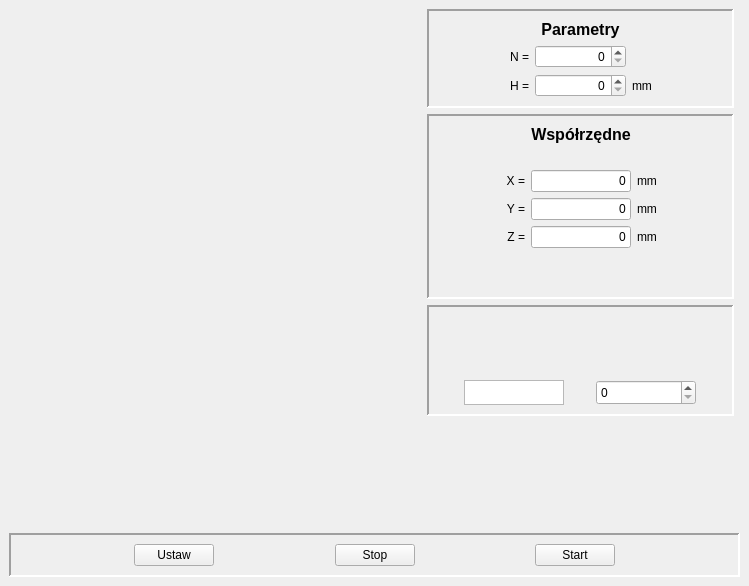
<?xml version="1.0" encoding="UTF-8"?>
<ui version="4.0">
 <class>MainWindow</class>
 <widget class="QMainWindow" name="MainWindow">
  <property name="geometry">
   <rect>
    <x>0</x>
    <y>0</y>
    <width>749</width>
    <height>586</height>
   </rect>
  </property>
  <property name="windowTitle">
   <string>MainWindow</string>
  </property>
  <widget class="QWidget" name="centralwidget">
   <layout class="QGridLayout" name="gridLayout_13">
    <item row="1" column="0" colspan="5">
     <widget class="QFrame" name="frame_14">
      <property name="sizePolicy">
       <sizepolicy hsizetype="Preferred" vsizetype="Fixed">
        <horstretch>0</horstretch>
        <verstretch>0</verstretch>
       </sizepolicy>
      </property>
      <property name="frameShape">
       <enum>QFrame::Panel</enum>
      </property>
      <property name="frameShadow">
       <enum>QFrame::Sunken</enum>
      </property>
      <property name="lineWidth">
       <number>2</number>
      </property>
      <layout class="QHBoxLayout" name="horizontalLayout_7">
       <item>
        <spacer name="horizontalSpacer_6">
         <property name="orientation">
          <enum>Qt::Horizontal</enum>
         </property>
         <property name="sizeType">
          <enum>QSizePolicy::Expanding</enum>
         </property>
         <property name="sizeHint" stdset="0">
          <size>
           <width>20</width>
           <height>20</height>
          </size>
         </property>
        </spacer>
       </item>
       <item>
        <widget class="QPushButton" name="pushButton_ustaw">
         <property name="enabled">
          <bool>true</bool>
         </property>
         <property name="sizePolicy">
          <sizepolicy hsizetype="Minimum" vsizetype="Fixed">
           <horstretch>0</horstretch>
           <verstretch>0</verstretch>
          </sizepolicy>
         </property>
         <property name="text">
          <string>Ustaw</string>
         </property>
        </widget>
       </item>
       <item>
        <spacer name="horizontalSpacer_7">
         <property name="orientation">
          <enum>Qt::Horizontal</enum>
         </property>
         <property name="sizeHint" stdset="0">
          <size>
           <width>40</width>
           <height>20</height>
          </size>
         </property>
        </spacer>
       </item>
       <item>
        <widget class="QPushButton" name="pushButton_stop">
         <property name="sizePolicy">
          <sizepolicy hsizetype="Fixed" vsizetype="Maximum">
           <horstretch>0</horstretch>
           <verstretch>0</verstretch>
          </sizepolicy>
         </property>
         <property name="text">
          <string>Stop</string>
         </property>
        </widget>
       </item>
       <item>
        <spacer name="horizontalSpacer_8">
         <property name="orientation">
          <enum>Qt::Horizontal</enum>
         </property>
         <property name="sizeHint" stdset="0">
          <size>
           <width>40</width>
           <height>20</height>
          </size>
         </property>
        </spacer>
       </item>
       <item>
        <widget class="QPushButton" name="pushButton_start">
         <property name="sizePolicy">
          <sizepolicy hsizetype="Minimum" vsizetype="Fixed">
           <horstretch>0</horstretch>
           <verstretch>0</verstretch>
          </sizepolicy>
         </property>
         <property name="text">
          <string>Start</string>
         </property>
        </widget>
       </item>
       <item>
        <spacer name="horizontalSpacer_9">
         <property name="orientation">
          <enum>Qt::Horizontal</enum>
         </property>
         <property name="sizeHint" stdset="0">
          <size>
           <width>40</width>
           <height>20</height>
          </size>
         </property>
        </spacer>
       </item>
      </layout>
     </widget>
    </item>
    <item row="0" column="3">
     <layout class="QVBoxLayout" name="verticalLayout_13">
      <item>
       <layout class="QVBoxLayout" name="verticalLayout_11">
        <item>
         <widget class="QFrame" name="frame_11">
          <property name="frameShape">
           <enum>QFrame::Panel</enum>
          </property>
          <property name="frameShadow">
           <enum>QFrame::Sunken</enum>
          </property>
          <property name="lineWidth">
           <number>2</number>
          </property>
          <layout class="QGridLayout" name="gridLayout_11">
           <item row="2" column="2">
            <widget class="QLabel" name="_pLabel_H_unit">
             <property name="text">
              <string>mm</string>
             </property>
            </widget>
           </item>
           <item row="2" column="0">
            <widget class="QLabel" name="_pLabel_H">
             <property name="text">
              <string>H =</string>
             </property>
             <property name="alignment">
              <set>Qt::AlignRight|Qt::AlignTrailing|Qt::AlignVCenter</set>
             </property>
            </widget>
           </item>
           <item row="0" column="1">
            <widget class="QLabel" name="_pLabel_Parametry">
             <property name="font">
              <font>
               <pointsize>12</pointsize>
               <weight>75</weight>
               <bold>true</bold>
              </font>
             </property>
             <property name="text">
              <string>Parametry</string>
             </property>
             <property name="alignment">
              <set>Qt::AlignCenter</set>
             </property>
            </widget>
           </item>
           <item row="1" column="0">
            <widget class="QLabel" name="_pLabel_N">
             <property name="text">
              <string>N =</string>
             </property>
             <property name="alignment">
              <set>Qt::AlignRight|Qt::AlignTrailing|Qt::AlignVCenter</set>
             </property>
            </widget>
           </item>
           <item row="1" column="1">
            <widget class="QSpinBox" name="_pLabel_N_var">
             <property name="alignment">
              <set>Qt::AlignRight|Qt::AlignTrailing|Qt::AlignVCenter</set>
             </property>
            </widget>
           </item>
           <item row="2" column="1">
            <widget class="QSpinBox" name="_pLabel_H_var">
             <property name="alignment">
              <set>Qt::AlignRight|Qt::AlignTrailing|Qt::AlignVCenter</set>
             </property>
            </widget>
           </item>
          </layout>
         </widget>
        </item>
       </layout>
      </item>
      <item>
       <layout class="QVBoxLayout" name="verticalLayout_12">
        <item>
         <widget class="QFrame" name="frame_12">
          <property name="frameShape">
           <enum>QFrame::Panel</enum>
          </property>
          <property name="frameShadow">
           <enum>QFrame::Sunken</enum>
          </property>
          <property name="lineWidth">
           <number>2</number>
          </property>
          <layout class="QGridLayout" name="gridLayout_12">
           <item row="2" column="1">
            <widget class="QLineEdit" name="_pLabel_x_var">
             <property name="maximumSize">
              <size>
               <width>100</width>
               <height>16777215</height>
              </size>
             </property>
             <property name="focusPolicy">
              <enum>Qt::NoFocus</enum>
             </property>
             <property name="text">
              <string>0</string>
             </property>
             <property name="alignment">
              <set>Qt::AlignRight|Qt::AlignTrailing|Qt::AlignVCenter</set>
             </property>
             <property name="readOnly">
              <bool>true</bool>
             </property>
            </widget>
           </item>
           <item row="0" column="1">
            <widget class="QLabel" name="_pLabel_Wspolrzedne">
             <property name="font">
              <font>
               <pointsize>12</pointsize>
               <weight>75</weight>
               <bold>true</bold>
              </font>
             </property>
             <property name="text">
              <string>Współrzędne</string>
             </property>
             <property name="alignment">
              <set>Qt::AlignCenter</set>
             </property>
            </widget>
           </item>
           <item row="2" column="0">
            <widget class="QLabel" name="_pLabel_x">
             <property name="text">
              <string>X =</string>
             </property>
             <property name="alignment">
              <set>Qt::AlignRight|Qt::AlignTrailing|Qt::AlignVCenter</set>
             </property>
            </widget>
           </item>
           <item row="5" column="1">
            <widget class="QLineEdit" name="_pLabel_z_var">
             <property name="maximumSize">
              <size>
               <width>100</width>
               <height>16777215</height>
              </size>
             </property>
             <property name="focusPolicy">
              <enum>Qt::NoFocus</enum>
             </property>
             <property name="text">
              <string>0</string>
             </property>
             <property name="alignment">
              <set>Qt::AlignRight|Qt::AlignTrailing|Qt::AlignVCenter</set>
             </property>
             <property name="readOnly">
              <bool>true</bool>
             </property>
            </widget>
           </item>
           <item row="4" column="0">
            <widget class="QLabel" name="_pLabel_y">
             <property name="text">
              <string>Y =</string>
             </property>
             <property name="alignment">
              <set>Qt::AlignRight|Qt::AlignTrailing|Qt::AlignVCenter</set>
             </property>
            </widget>
           </item>
           <item row="5" column="0">
            <widget class="QLabel" name="_pLabel_z">
             <property name="text">
              <string>Z =</string>
             </property>
             <property name="alignment">
              <set>Qt::AlignRight|Qt::AlignTrailing|Qt::AlignVCenter</set>
             </property>
            </widget>
           </item>
           <item row="1" column="1">
            <spacer name="verticalSpacer_11">
             <property name="orientation">
              <enum>Qt::Vertical</enum>
             </property>
             <property name="sizeType">
              <enum>QSizePolicy::Fixed</enum>
             </property>
             <property name="sizeHint" stdset="0">
              <size>
               <width>40</width>
               <height>20</height>
              </size>
             </property>
            </spacer>
           </item>
           <item row="2" column="2">
            <widget class="QLabel" name="_pLabel_x_unit">
             <property name="text">
              <string>mm</string>
             </property>
            </widget>
           </item>
           <item row="4" column="2">
            <widget class="QLabel" name="_pLabel_y_unit">
             <property name="text">
              <string>mm</string>
             </property>
            </widget>
           </item>
           <item row="5" column="2">
            <widget class="QLabel" name="_pLabel_z_unit">
             <property name="text">
              <string>mm</string>
             </property>
            </widget>
           </item>
           <item row="4" column="1">
            <widget class="QLineEdit" name="_pLabel_y_var">
             <property name="maximumSize">
              <size>
               <width>100</width>
               <height>16777215</height>
              </size>
             </property>
             <property name="focusPolicy">
              <enum>Qt::NoFocus</enum>
             </property>
             <property name="text">
              <string>0</string>
             </property>
             <property name="alignment">
              <set>Qt::AlignRight|Qt::AlignTrailing|Qt::AlignVCenter</set>
             </property>
             <property name="readOnly">
              <bool>true</bool>
             </property>
            </widget>
           </item>
           <item row="6" column="1">
            <spacer name="verticalSpacer_14">
             <property name="orientation">
              <enum>Qt::Vertical</enum>
             </property>
             <property name="sizeType">
              <enum>QSizePolicy::Fixed</enum>
             </property>
             <property name="sizeHint" stdset="0">
              <size>
               <width>20</width>
               <height>40</height>
              </size>
             </property>
            </spacer>
           </item>
          </layout>
         </widget>
        </item>
       </layout>
      </item>
      <item>
       <widget class="QFrame" name="frame">
        <property name="minimumSize">
         <size>
          <width>0</width>
          <height>100</height>
         </size>
        </property>
        <property name="frameShape">
         <enum>QFrame::Panel</enum>
        </property>
        <property name="frameShadow">
         <enum>QFrame::Sunken</enum>
        </property>
        <property name="lineWidth">
         <number>2</number>
        </property>
        <layout class="QGridLayout" name="gridLayout">
         <item row="0" column="1">
          <widget class="QLabel" name="_pLabel_com_pix">
           <property name="text">
            <string/>
           </property>
          </widget>
         </item>
         <item row="0" column="0">
          <widget class="QLabel" name="_pLabel_com">
           <property name="text">
            <string/>
           </property>
          </widget>
         </item>
         <item row="1" column="1">
          <widget class="QSpinBox" name="spinBox">
           <property name="maximumSize">
            <size>
             <width>100</width>
             <height>100</height>
            </size>
           </property>
           <property name="layoutDirection">
            <enum>Qt::LeftToRight</enum>
           </property>
           <property name="maximum">
            <number>50</number>
           </property>
          </widget>
         </item>
         <item row="1" column="0">
          <widget class="QListWidget" name="_wWyborJezyka">
           <property name="maximumSize">
            <size>
             <width>100</width>
             <height>25</height>
            </size>
           </property>
           <property name="frameShadow">
            <enum>QFrame::Plain</enum>
           </property>
          </widget>
         </item>
        </layout>
       </widget>
      </item>
      <item>
       <spacer name="verticalSpacer">
        <property name="orientation">
         <enum>Qt::Vertical</enum>
        </property>
        <property name="sizeHint" stdset="0">
         <size>
          <width>20</width>
          <height>40</height>
         </size>
        </property>
       </spacer>
      </item>
     </layout>
    </item>
    <item row="0" column="1">
     <widget class="Viewer" name="viewer" native="true">
      <property name="sizePolicy">
       <sizepolicy hsizetype="Preferred" vsizetype="Preferred">
        <horstretch>0</horstretch>
        <verstretch>1</verstretch>
       </sizepolicy>
      </property>
      <property name="minimumSize">
       <size>
        <width>400</width>
        <height>0</height>
       </size>
      </property>
     </widget>
    </item>
   </layout>
  </widget>
 </widget>
 <customwidgets>
  <customwidget>
   <class>Viewer</class>
   <extends></extends>
   <header>viewer.h</header>
  </customwidget>
 </customwidgets>
 <resources/>
 <connections/>
</ui>
